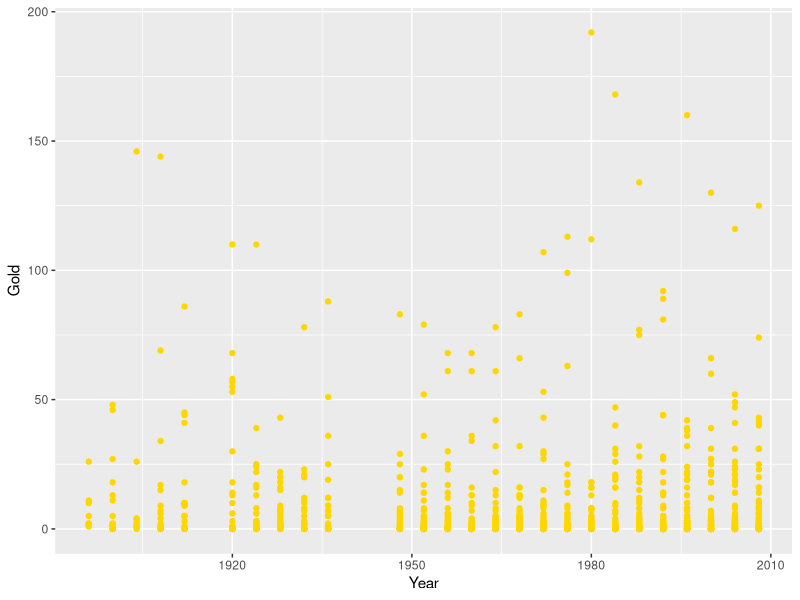
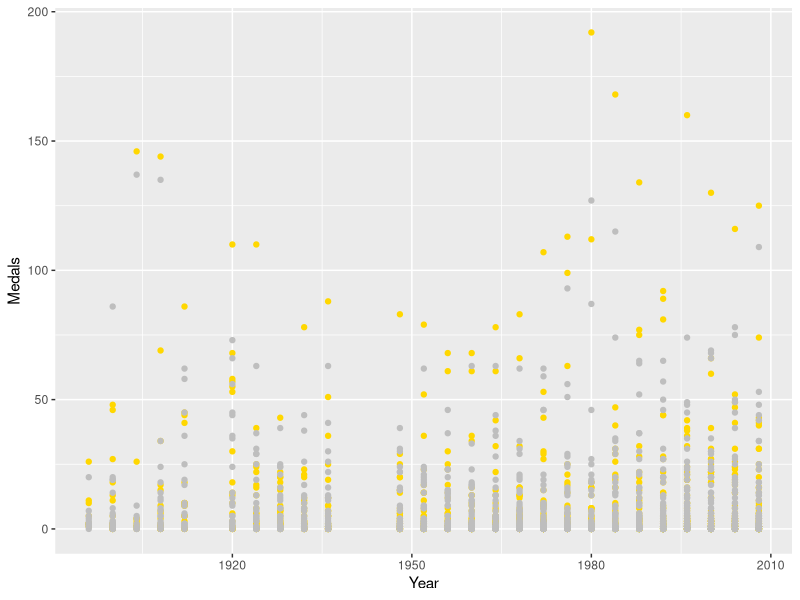
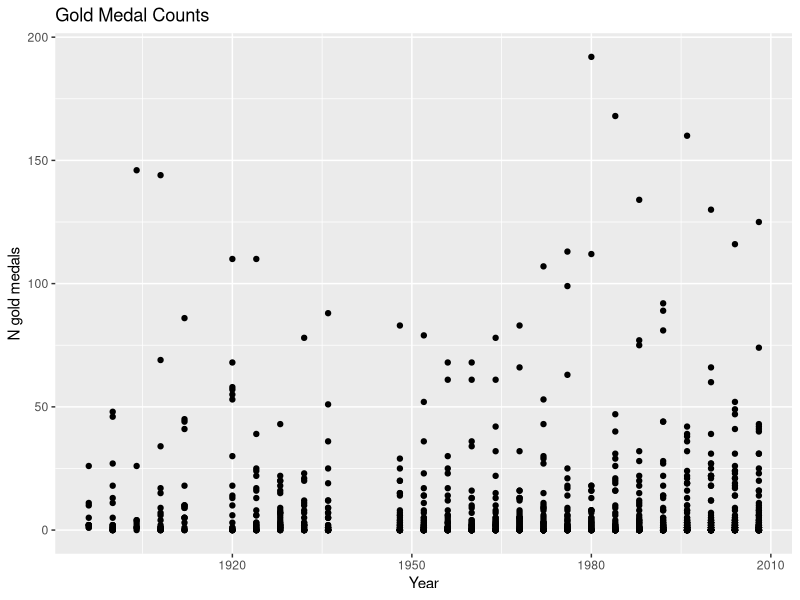
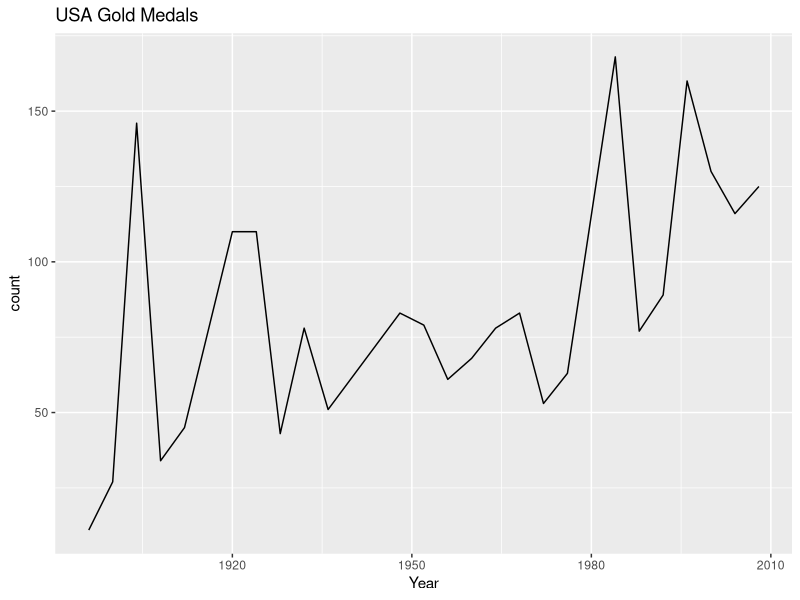
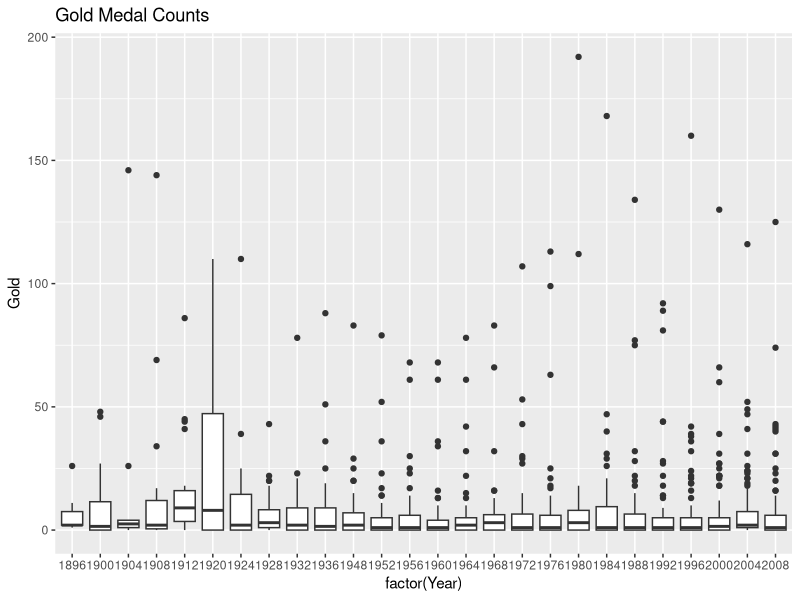
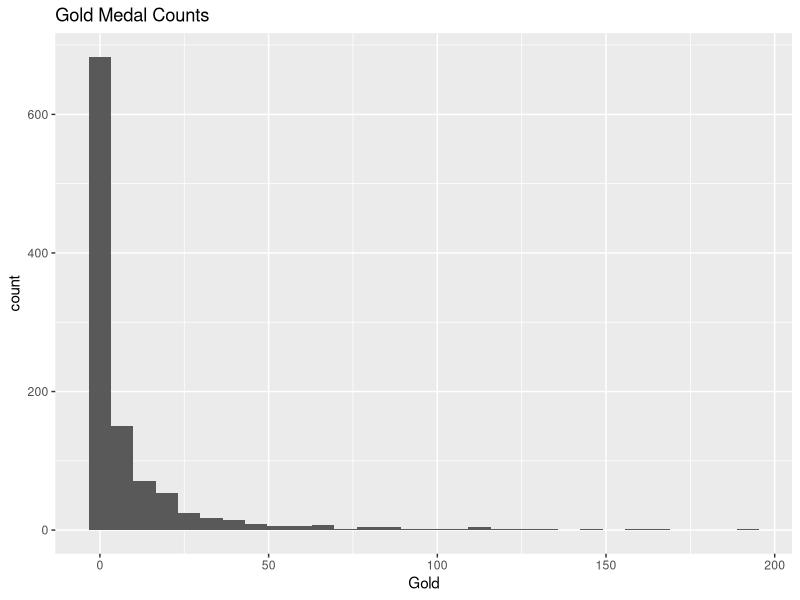
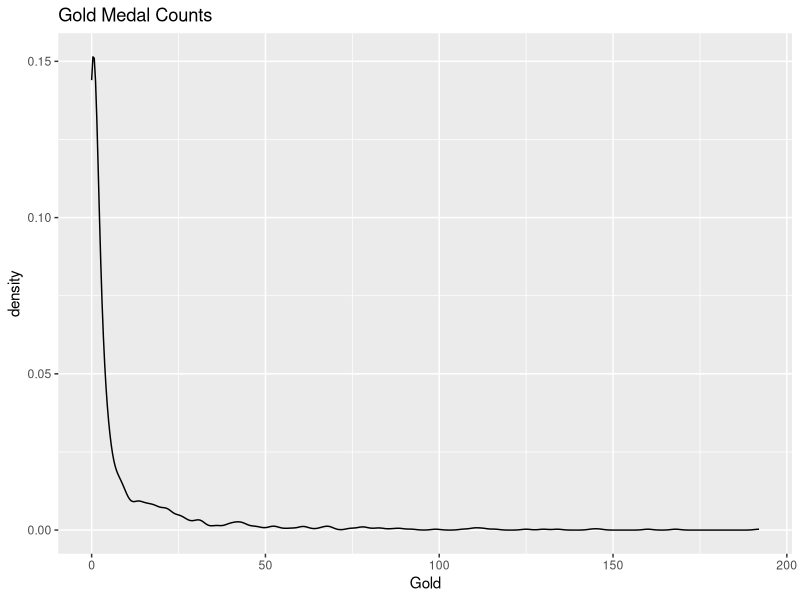
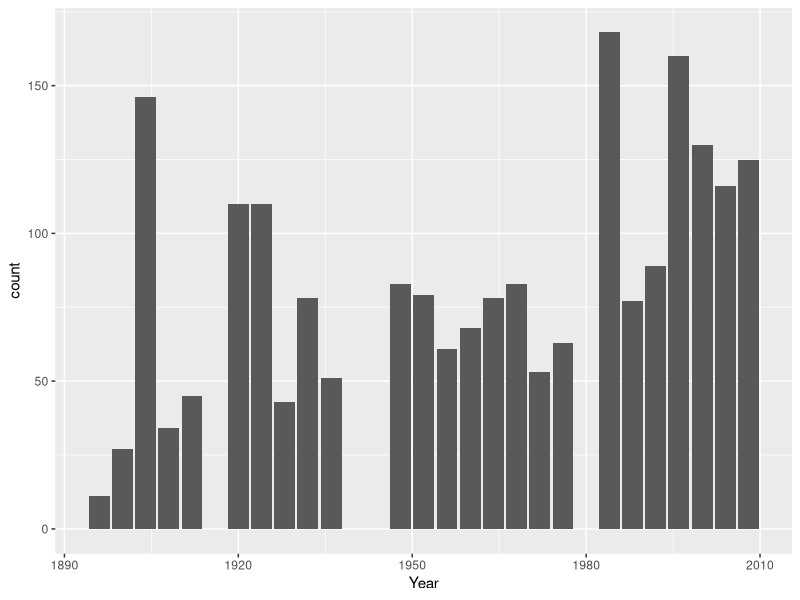

Source code (R) for these figures, in order:
## ---- chunk 1
knitr::opts_chunk$set(echo = TRUE, message = FALSE)
## ---- chunk 2
library(ggplot2)
library(dplyr)
medal_counts <- read.csv(file.path("..", "data", "medal_counts.csv"))
medal_counts_wide <- read.csv(file.path("..", "data", "medal_counts_wide.csv"))
usa_gold_medals <- read.csv(file.path("..", "data", "usa_gold_medals.csv"))

## ---- chunk 3
p <- ggplot(data = medal_counts_wide) +
  aes(x = Year, y = Gold) +                   
  geom_point(color = "gold")
p
p + 
  geom_point(
    aes(x = Year, y = Silver), 
    color = "gray"
  ) + 
  ylab("Medals")
## ---- chunk 4
medal_counts_wide %>%
  ggplot() +
  aes(x = Year, y = Gold) +
  geom_point() +
  ggtitle("Gold Medal Counts") +
  labs(y = "N gold medals")

## ---- chunk 5

ggplot(usa_gold_medals, aes(x = Year, y = count)) + 
  geom_line() +
  ggtitle("USA Gold Medals")

## ---- chunk 6

# Boxplots
ggplot(medal_counts_wide, aes(x = factor(Year), y = Gold)) +
  geom_boxplot() + 
  ggtitle("Gold Medal Counts")
## ---- chunk 7
# Histogram
ggplot(medal_counts_wide, aes(x = Gold)) + 
  geom_histogram() +
  ggtitle("Gold Medal Counts")
## ---- chunk 8
# Density plot
ggplot(medal_counts_wide, aes(x = Gold)) + 
  geom_density() +
  ggtitle("Gold Medal Counts")
## ---- chunk 9
# Bar chart
ggplot(usa_gold_medals, aes(x = Year, y = count)) + 
  geom_bar(stat = "identity")
## ---- chunk 10

# Compare boxplot first, then jitter
iris %>%
  ggplot() +
  aes(x = Species, y = Sepal.Length) +
  geom_boxplot(outlier.shape = NA) +
  geom_jitter(width = 0.3)  # jitter: point with position dodging

# versus jitter first, then boxplot
iris %>%
  ggplot() +
  aes(x = Species, y = Sepal.Length) +
  geom_jitter(width = 0.3) +
  geom_boxplot(outlier.shape = NA)


## ---- chunk 11
# This combines the subsetting and plotting into one step
medal_counts %>%
  filter(Medal == "Gold") %>%
  filter(NOC == "USA") %>%
  ggplot(aes(x = Year, y = count)) + 
  geom_line()

## ---- chunk 12
datasets::airquality
## ---- chunk 13

## ---- chunk 14

## ---- chunk 15
datasets::ToothGrowth
